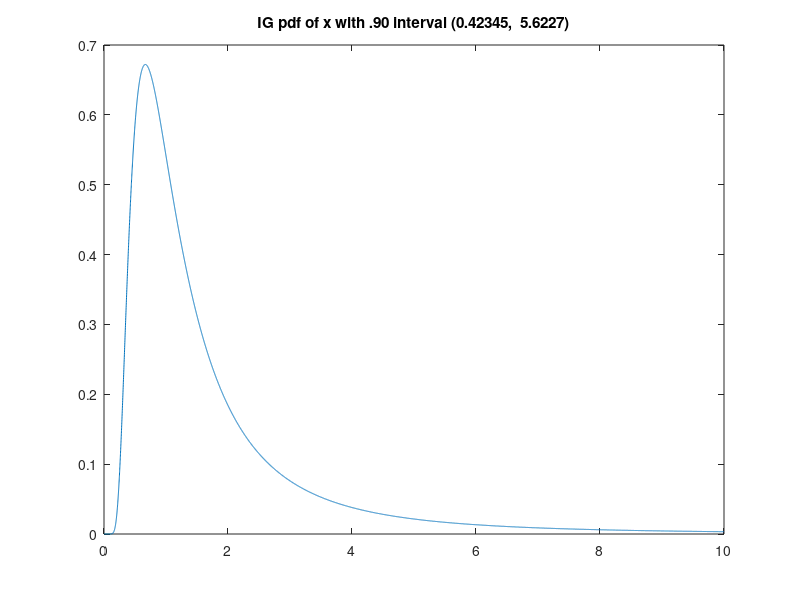

MATLAB code to generate this figure: (Note: this script raises an error after producing the figure.)
clear;
ndraws = 10000;
Lcut = 0.05;
Hcut = 0.95;
%
seednumber = 0; %4720;    %472534;   % if 0, random state at each clock time
           % good one 420 for [29 45], [29 54]
if seednumber
   randn('state',seednumber);
   rand('state',seednumber);
else
   randn('state',fix(100*sum(clock)));
   rand('state',fix(100*sum(clock)));
end
% %-----------------------------------------------------------------------------------
% %---------------------------- Gamma distribution ----------------------------------%
% %--- p(x) = ( b^a/Gamma(a) ) x^(a-1) exp(-bx) for a>0 and b>0.
% %---    where a is shape and b is inverse scale (rate) parameter.
% %--- E(x) = a/b;  var(x) = a/b^2;
% %--- Noninformative distribution: a,b -> 0.
% %--- The density function is finite if a >= 1.
% %-----------------------------------------------------------------------------------
% xm = 1.0;  %Mean
% xs = 0.5;  %Std
% 
% a = xm^2.0/xs^2.0;
% b = xm/xs^2.0;
% if (a<0.0) || (b<0.0)
%    error('plot_priordensity.m: the values of a and b implied by xm and xs are incorrect!');
% end
% 
% %a
% %b
% %[xm xs]
% %[a/b sqrt(a/b^2)]
% 
% x = 0.0:0.1:100.0;
% y = exp( a*log(b) - gammaln(a) + (a-1)*log(x) - b*x );
% %
% ydraws = gamrnd(a,1/b,[ndraws 1]);  %Note that in Matlab, it is 1/b, NOT b.
% ydraws_sort = sort(ydraws);
% yL = ydraws_sort(Lcut*ndraws);
% yH = ydraws_sort(Hcut*ndraws);
% 
% figure
% plot(x,y);
% str1 = 'title(';
% str2 = ['Gamma pdf of x with .90 interval (' num2str(yL) ',  ' num2str(yH) ')'];
% strf = [str1 'str2' ')'];
% eval(strf);
% %
% str1 = 'xlabel(';
% str2 = ['xm=' num2str(xm) ', xs=' num2str(xs) ' with a=' num2str(a) ' & b=' num2str(b)]; % ' and with .90 interval (' num2str(yL) '  ' num2str(yH) ')'];
% strf = [str1 'str2' ')'];
% eval(strf);



%-----------------------------------------------------------------------------------
%------------------------ Inverse-Gamma distribution ------------------------------%
%--- p(x) = ( b^a/Gamma(a) ) x^(-a-1) exp(-b/x) for a>0 and b>0.
%---    where a is shape and b is scale parameter.
%--- E(x) = b/(a-1) for a>1;  var(x) = b^2/( (a-1)^2*(a-2) ) for a>2;
%--- Noninformative distribution: a,b -> 0.
%--- How to draw: (1) draw z from Gamma(a,b); (2) let x=1/z.
%-----------------------------------------------------------------------------------
% xm = 30;  %Mean
% xs = 1;  %Std
% 
% a = xm^2.0/xs^2.0 + 2.0;
% b = (a-1.0)*xm;
% if (a<2.0) || (b<0.0)
%    error('plot_priordensity.m: the values of a and b implied by xm and xs are incorrect!');
% end
a=2; b=2;



%a=0.65;
%b=0.15;
%xm = b/(a-1);
%xs = sqrt(b^2/((a-1)^2*(a-2)));


x = 0.0:1e-3:10.0;
y = exp( a*log(b) - gammaln(a) - (a+1)*log(x) - b./x );
%
zdraws = gamrnd(a,1/b,[ndraws 1]);  %Note that in Matlab, it is 1/b, NOT b.
ydraws = 1.0./zdraws;
ydraws_sort = sort(ydraws);
yL = ydraws_sort(Lcut*ndraws);
yH = ydraws_sort(Hcut*ndraws);

figure
plot(x,y);
str1 = 'title(';
str2 = ['IG pdf of x with .90 interval (' num2str(yL) ',  ' num2str(yH) ')'];
strf = [str1 'str2' ')'];
eval(strf);
%
str1 = 'xlabel(';
str2 = ['xm=' num2str(xm) ', xs=' num2str(xs) ' with a=' num2str(a) ' & b=' num2str(b)]; % ' and with .90 interval (' num2str(yL) '  ' num2str(yH) ')'];
strf = [str1 'str2' ')'];
eval(strf);